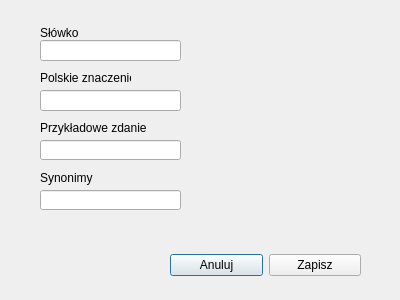
<?xml version="1.0" encoding="UTF-8"?>
<ui version="4.0">
 <class>AddWordWindow</class>
 <widget class="QDialog" name="AddWordWindow">
  <property name="geometry">
   <rect>
    <x>0</x>
    <y>0</y>
    <width>400</width>
    <height>300</height>
   </rect>
  </property>
  <property name="windowTitle">
   <string>Dodaj słowo</string>
  </property>
  <widget class="QLabel" name="label">
   <property name="geometry">
    <rect>
     <x>40</x>
     <y>23</y>
     <width>47</width>
     <height>20</height>
    </rect>
   </property>
   <property name="text">
    <string>Słówko</string>
   </property>
  </widget>
  <widget class="QLineEdit" name="angWordEdit">
   <property name="geometry">
    <rect>
     <x>40</x>
     <y>40</y>
     <width>141</width>
     <height>21</height>
    </rect>
   </property>
  </widget>
  <widget class="QLabel" name="label_2">
   <property name="enabled">
    <bool>true</bool>
   </property>
   <property name="geometry">
    <rect>
     <x>40</x>
     <y>70</y>
     <width>91</width>
     <height>16</height>
    </rect>
   </property>
   <property name="text">
    <string>Polskie znaczenie</string>
   </property>
  </widget>
  <widget class="QLineEdit" name="polWordEdit">
   <property name="geometry">
    <rect>
     <x>40</x>
     <y>90</y>
     <width>141</width>
     <height>21</height>
    </rect>
   </property>
  </widget>
  <widget class="QLabel" name="label_3">
   <property name="enabled">
    <bool>true</bool>
   </property>
   <property name="geometry">
    <rect>
     <x>40</x>
     <y>120</y>
     <width>111</width>
     <height>16</height>
    </rect>
   </property>
   <property name="text">
    <string>Przykładowe zdanie</string>
   </property>
  </widget>
  <widget class="QLineEdit" name="sentenceEdit">
   <property name="geometry">
    <rect>
     <x>40</x>
     <y>140</y>
     <width>141</width>
     <height>20</height>
    </rect>
   </property>
  </widget>
  <widget class="QLabel" name="label_4">
   <property name="enabled">
    <bool>true</bool>
   </property>
   <property name="geometry">
    <rect>
     <x>40</x>
     <y>170</y>
     <width>111</width>
     <height>16</height>
    </rect>
   </property>
   <property name="text">
    <string>Synonimy</string>
   </property>
  </widget>
  <widget class="QLineEdit" name="synonymsEdit">
   <property name="geometry">
    <rect>
     <x>40</x>
     <y>190</y>
     <width>141</width>
     <height>20</height>
    </rect>
   </property>
  </widget>
  <widget class="QWidget" name="horizontalLayoutWidget">
   <property name="geometry">
    <rect>
     <x>170</x>
     <y>240</y>
     <width>191</width>
     <height>51</height>
    </rect>
   </property>
   <layout class="QHBoxLayout" name="horizontalLayout">
    <item>
     <widget class="QPushButton" name="cancelButton">
      <property name="text">
       <string>Anuluj</string>
      </property>
     </widget>
    </item>
    <item>
     <widget class="QPushButton" name="saveButton">
      <property name="text">
       <string>Zapisz</string>
      </property>
     </widget>
    </item>
   </layout>
  </widget>
 </widget>
 <resources/>
 <connections/>
</ui>
